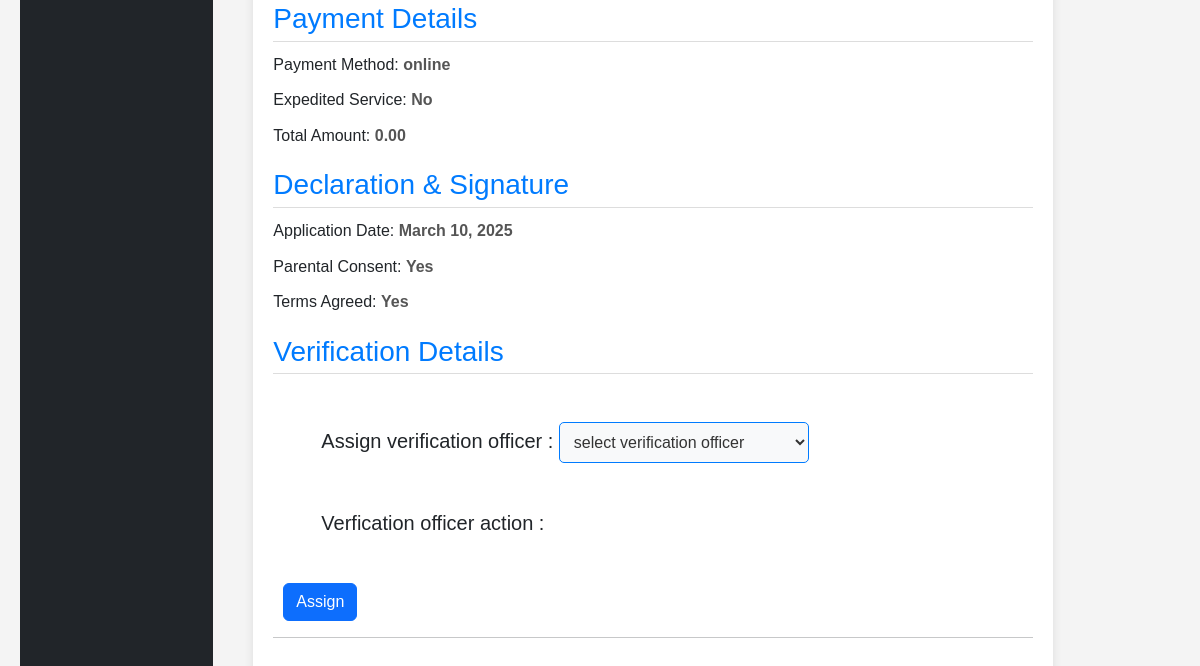
/view_passport_application/4/ (lower part), run on an earlier commit of the app's database.
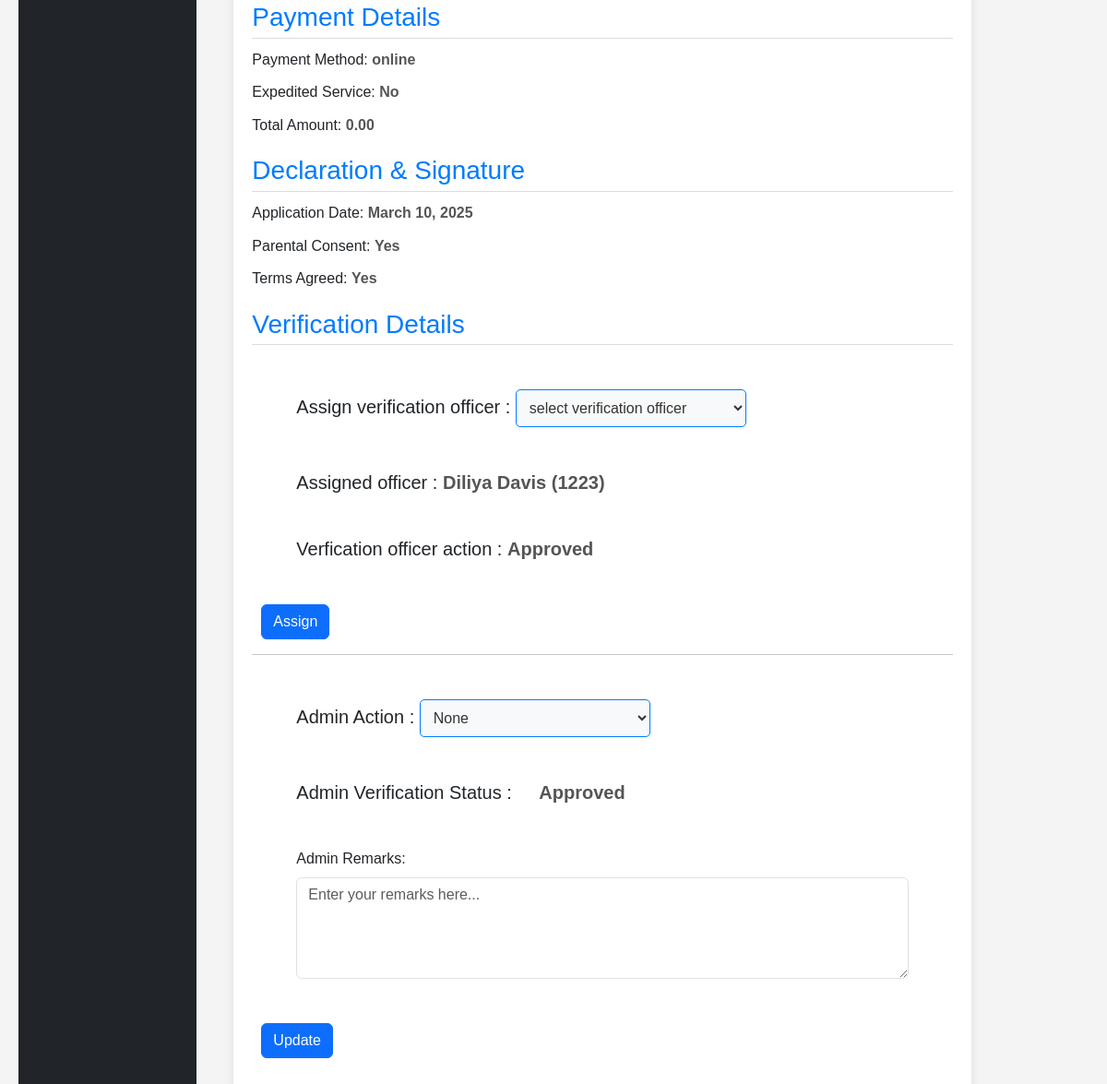
And on a later commit of the database.
### user_app/models.py (models this page shows)
class PassportApplication(models.Model):
    GENDER_CHOICES = [
        ('M', 'Male'),
        ('F', 'Female'),
        ('O', 'Other'),
    ]
    MARITAL_STATUS_CHOICES = [
        ('single', 'Single'),
        ('married', 'Married'),
        ('divorced', 'Divorced'),
        ('widowed', 'Widowed'),
        ('separated', 'Separated'),
    ]
    ID_TYPE_CHOICES = [
        ('aadhar', 'Aadhar Card'),
        ('pan', 'PAN Card'),
        ('passport', 'Passport'),
        ('voter', 'Voter ID'),
        ('driving', 'Driving License'),
        ('other', 'Other'),
    ]
    PASSPORT_TYPE_CHOICES = [
        ('regular', 'Regular'),
        ('official', 'Official'),
        ('diplomatic', 'Diplomatic'),
    ]
    PAGE_COUNT_CHOICES = [
        ('standard', 'Standard (36 pages)'),
        ('extra', 'Extra (60 pages)'),
    ]
    TRAVEL_PURPOSE_CHOICES = [
        ('tourism', 'Tourism'),
        ('business', 'Business'),
        ('study', 'Study'),
        ('employment', 'Employment'),
        ('family', 'Family Visit'),
        ('other', 'Other'),
    ]
    PAYMENT_METHOD_CHOICES = [
        ('online', 'Online Payment (Credit/Debit Card)'),
        ('bankTransfer', 'Bank Transfer'),
        ('challan', 'Bank Challan'),
    ]
    first_name = models.CharField(max_length=100)
    middle_name = models.CharField(max_length=100, blank=True)
    last_name = models.CharField(max_length=100)
    date_of_birth = models.DateField()
    city_of_birth = models.CharField(max_length=100)
    state_of_birth = models.CharField(max_length=100)
    country_of_birth = models.CharField(max_length=100)
    gender = models.CharField(max_length=1, choices=GENDER_CHOICES)
    marital_status = models.CharField(max_length=20, choices=MARITAL_STATUS_CHOICES)
    nationality = models.CharField(max_length=100)
    occupation = models.CharField(max_length=100)
    address_line1 = models.CharField(max_length=200)
    address_line2 = models.CharField(max_length=200, blank=True)
    city = models.CharField(max_length=100)
    state = models.CharField(max_length=100)
    postal_code = models.CharField(max_length=20)
    country = models.CharField(max_length=100)
    phone_number = models.CharField(max_length=20)
    email = models.EmailField()
    id_type = models.CharField(max_length=20, choices=ID_TYPE_CHOICES)
    id_number = models.CharField(max_length=100)
    father_name = models.CharField(max_length=200)
    mother_name = models.CharField(max_length=200)
    father_nationality = models.CharField(max_length=100)
    mother_nationality = models.CharField(max_length=100)
    father_passport_number = models.CharField(max_length=30, blank=True)
    mother_passport_number = models.CharField(max_length=30, blank=True)
    emergency_contact_name = models.CharField(max_length=200)
    emergency_contact_relationship = models.CharField(max_length=100)
    emergency_contact_phone = models.CharField(max_length=20)
    emergency_contact_address = models.CharField(max_length=300)
    passport_type = models.CharField(max_length=20, choices=PASSPORT_TYPE_CHOICES)
    page_count = models.CharField(max_length=20, choices=PAGE_COUNT_CHOICES)
    travel_purpose = models.CharField(max_length=20, choices=TRAVEL_PURPOSE_CHOICES)
    proof_of_identity = models.JSONField(default=list)  # Stores list of selected document types
    proof_of_address = models.JSONField(default=list)   # Stores list of selected document types
    additional_documents = models.TextField(blank=True)
    payment_method = models.JSONField(default=list)  # Stores selected payment methods
    expedited_service = models.BooleanField(default=False)
    total_amount = models.DecimalField(max_digits=10, decimal_places=2, default=0.0)  # New Field
    signature_file = models.ImageField(upload_to='signatures/')
    application_date = models.DateField()
    parental_consent = models.BooleanField(default=False)
    terms_agreed = models.BooleanField(default=False)
    created_at = models.DateTimeField(auto_now_add=True)
    updated_at = models.DateTimeField(auto_now=True)
    application_status = models.CharField(max_length=20, default='draft')
    user = models.ForeignKey(PassportRegistration, on_delete=models.CASCADE, blank=True, null=True)
    def __str__(self):
        return f"Passport Application - {self.first_name} {self.last_name}"

### verification_app/models.py (models this page shows, shortened)
class PassportVerification(models.Model):
    VERIFIED = 'Verified'
    REJECTED = 'Rejected'
    VERIFICATION_STATUS_CHOICES = [
        (VERIFIED, 'Verified'),
        (REJECTED, 'Rejected'),
    ]
    ADMIN_PENDING = 'Pending'
    ADMIN_APPROVED = 'Approved'
    ADMIN_REJECTED = 'Rejected'
    ADMIN_VERIFICATION_CHOICES = [
        (ADMIN_PENDING, 'Pending'),
        (ADMIN_APPROVED, 'Approved'),
        (ADMIN_REJECTED, 'Rejected'),
    ]
    application_id = models.CharField(max_length=20, unique=True)
    passport_application = models.ForeignKey(PassportApplication, on_delete=models.CASCADE)
    verification_officer = models.ForeignKey(Employee, on_delete=models.CASCADE)
    verification_date_time = models.DateTimeField(auto_now=True)
    verification_status = models.CharField(max_length=20, choices=VERIFICATION_STATUS_CHOICES, blank=True, null=True)  # Limit to Verified/Rejected
    remarks = models.TextField(blank=True, null=True)
    admin_verification = models.CharField(max_length=20, choices=ADMIN_VERIFICATION_CHOICES,  blank=True, null=True)  # Limit to Pending/Approved/Rejected
    admin_remarks = models.TextField(blank=True, null=True)

class Employee(models.Model):
    employee_id = models.CharField(max_length=20, unique=True)
    govt_id = models.CharField(max_length=20, unique=True)
    first_name = models.CharField(max_length=50)
    middle_name = models.CharField(max_length=50, blank=True, null=True)
    last_name = models.CharField(max_length=50)
    dob = models.DateField()
    gender = models.CharField(max_length=10)
    photo = models.ImageField(upload_to='employee_photos/')
    official_email = models.EmailField(unique=True)
    alternative_email = models.EmailField(blank=True, null=True)
    mobile_number = models.CharField(max_length=15)
    emergency_contact = models.CharField(max_length=15, blank=True, null=True)
    designation = models.CharField(max_length=100)
    department = models.CharField(max_length=100)
    location = models.CharField(max_length=100)
    branch_code = models.CharField(max_length=20)
    joining_date = models.DateField()
    reporting_officer = models.CharField(max_length=100)
    employment_type = models.CharField(max_length=20)
    user_role = models.CharField(max_length=50)
    jurisdiction = models.TextField()  # Comma-separated values
    access_level = models.CharField(max_length=20)
    verify_authority = models.TextField()  # Comma-separated values
    password = models.CharField(max_length=128)
    digital_signature = models.ImageField(upload_to='digital_signatures/')
    def __str__(self):
        return f'{self.first_name} {self.last_name} ({self.employee_id})'

### passport_app/views.py (the view)
# urls.py: path('view_passport_application/<int:pasport_id>/', views.view_passport_application, name='view_passport_application'),
def view_passport_application(request, pasport_id):
    passport = PassportApplication.objects.get(id=pasport_id)
    verification_officer = Employee.objects.all()
    PassportVerification_data= PassportVerification.objects.filter(application_id=pasport_id).first()
    return render(request, "admin/view_and_assign_passport_application.html", {"passport": passport, "verification_officer": verification_officer, 'PassportVerification_data': PassportVerification_data})

### passport_app/templates/admin/view_and_assign_passport_application.html (shortened to what this page needs)
<!DOCTYPE html>
{% extends 'home.html' %}
{% block content %}
<html lang="en">
<head>
    <link href="https://cdn.jsdelivr.net/npm/bootstrap@5.3.3/dist/css/bootstrap.min.css" rel="stylesheet"
>
</head>
<body>
    <div class="container m-3">
        <div class="section">
            <h3>Payment Details</h3>
            <p>Payment Method: <span>{{ passport.payment_method|join:", " }}</span></p>
            <p>Expedited Service: <span>{{ passport.expedited_service|yesno:"Yes,No" }}</span></p>
            <p>Total Amount: <span>{{ passport.total_amount }}</span></p>
        </div>
        <div class="section">
            <h3>Declaration & Signature</h3>
            <p>Application Date: <span>{{ passport.application_date }}</span></p>
            <p>Parental Consent: <span>{{ passport.parental_consent|yesno:"Yes,No" }}</span></p>
            <p>Terms Agreed: <span>{{ passport.terms_agreed|yesno:"Yes,No" }}</span></p>
        </div>
        <div class="section">
            <h3>Verification Details</h3>
            <form method="post" action="{% url 'save_passport_application' %}">
                <h5 class="m-5">Assign verification officer :
                    <span class="">
                        <select class="styled-select" name="verification_officer_id">
                            <option value="" disabled selected>select verification officer</option>
                        </select>
                    </span>
                    {% if PassportVerification_data %}
                    <h5 class="ms-5">Assigned officer : <span>{{PassportVerification_data.verification_officer}}</span></h5>
                    {% endif %}
                </h5>
                <h5 class="m-5">Verfication officer action :
                    <span>
                        <span>{{PassportVerification_data.verification_status}}</span>
                    </span>
                </h5>
                <button type="submit" class="btn btn-primary">Assign</button>
            </form>
            <hr>
            {% if PassportVerification_data.verification_status == 'Approved' %}
            <form method="post" action="{% url 'admin_update_passport_status' p_id=PassportVerification_data.id %}">
                <h5 class="m-5">Admin Action :
                    <span>
                        <span class="" >
                            <select class="styled-select" name="admin_action">
                                <option value="" disabled selected>None</option>
                            </select>
                        </span>
                    </span>
                </h5>
                <h5 class="m-5">Admin Verification Status : <span><progressbar class="ms-4">{{PassportVerification_data.admin_verification}}</progressbar></span></h5>
                <div class="form-group m-5">
                    <label for="admin-remarks" class="form-label">Admin Remarks:</label>
                    <textarea id="admin-remarks" name="admin_remarks" class="form-control" rows="4" placeholder="Enter your remarks here..."></textarea>
                </div>
                <button type="submit" class="btn btn-primary">Update</button>
            </form>
            {% endif %}
        </div>
    </div>
</body>
</html>
{% endblock %}

### passport_app/templates/home.html (shortened to what this page needs)
<!DOCTYPE html>
<html lang="en">
<head>
    <link href="https://cdnjs.cloudflare.com/ajax/libs/bootstrap/5.3.0/css/bootstrap.min.css" rel="stylesheet">
    <link href="https://cdnjs.cloudflare.com/ajax/libs/font-awesome/6.0.0/css/all.min.css" rel="stylesheet">
</head>
<body>
    <div class="container-fluid">
        <div class="row">
            <div class="col-md-3 col-lg-2 d-md-block sidebar collapse">
            </div>
            <div class="col-md-9 ms-sm-auto col-lg-10 px-md-4">
                {% block content %}{%endblock%}

### passport_app/templates/home.html (style rules this page uses)
:root { --primary-color: #0d6efd; --sidebar-bg: #212529; --card-border: #dee2e6; }
body { font-family: 'Segoe UI', Tahoma, Geneva, Verdana, sans-serif; background-color: #f8f9fa; }
.sidebar { min-height: 100vh; background-color: var(--sidebar-bg); color: white; }

### passport_app/templates/admin/view_and_assign_passport_application.html (style rules this page uses)
body { font-family: Arial, sans-serif; background-color: #f4f4f4; margin: 0; padding: 20px; }
.container { max-width: 800px; margin: auto; background: white; padding: 20px; border-radius: 8px; box-shadow: 0 2px 10px rgba(0, 0, 0, 0.1); }
h3 { color: #007bff; margin-top: 20px; border-bottom: 1px solid #ddd; padding-bottom: 5px; }
p { margin: 10px 0; line-height: 1.6; }
.section { margin-bottom: 20px; }
.styled-select { padding: 10px; border: 1px solid #007bff; border-radius: 5px; background-color: #f8f9fa; color: #333; font-size: 16px; cursor: pointer; transition: border-color 0.3s ease; width: 250px; }
.btn { display: inline-block; margin-left: 10px; }

What changed in the data, as far as the page shows it:
added PassportVerification: verification_officer "Diliya Davis (1223)", verification_status "Approved", admin_verification "Approved"
Also different on the page:
form field admin_action: (not shown) → "None"
text now shown: "Assigned officer : Admin Action : Admin Verification Status : Admin Remarks: Update"
